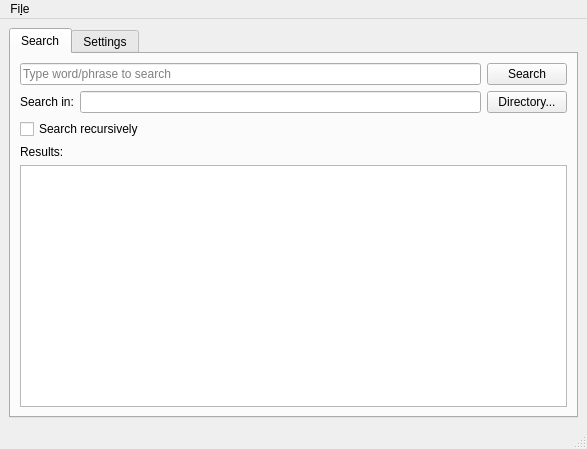
<?xml version="1.0" encoding="UTF-8"?>
<ui version="4.0">
 <class>MainWindow</class>
 <widget class="QMainWindow" name="MainWindow">
  <property name="geometry">
   <rect>
    <x>0</x>
    <y>0</y>
    <width>587</width>
    <height>449</height>
   </rect>
  </property>
  <property name="windowTitle">
   <string>MainWindow</string>
  </property>
  <widget class="QWidget" name="centralwidget">
   <layout class="QHBoxLayout" name="horizontalLayout_2">
    <item>
     <widget class="QTabWidget" name="tabWidget">
      <property name="currentIndex">
       <number>0</number>
      </property>
      <widget class="QWidget" name="tab">
       <attribute name="title">
        <string>Search</string>
       </attribute>
       <layout class="QVBoxLayout" name="verticalLayout">
        <item>
         <layout class="QHBoxLayout" name="horizontalLayout">
          <item>
           <widget class="QLineEdit" name="searchTextLE">
            <property name="placeholderText">
             <string>Type word/phrase to search</string>
            </property>
           </widget>
          </item>
          <item>
           <widget class="QPushButton" name="searchBtn">
            <property name="text">
             <string>Search</string>
            </property>
           </widget>
          </item>
         </layout>
        </item>
        <item>
         <layout class="QHBoxLayout" name="horizontalLayout_3">
          <item>
           <widget class="QLabel" name="label">
            <property name="text">
             <string>Search in:</string>
            </property>
           </widget>
          </item>
          <item>
           <widget class="QLineEdit" name="searchInLE"/>
          </item>
          <item>
           <widget class="QPushButton" name="dirBtn">
            <property name="text">
             <string>Directory...</string>
            </property>
           </widget>
          </item>
         </layout>
        </item>
        <item>
         <widget class="QCheckBox" name="recurseCB">
          <property name="text">
           <string>Search recursively</string>
          </property>
         </widget>
        </item>
        <item>
         <widget class="QLabel" name="label_2">
          <property name="text">
           <string>Results:</string>
          </property>
         </widget>
        </item>
        <item>
         <widget class="QTreeView" name="resultsWidget"/>
        </item>
       </layout>
      </widget>
      <widget class="QWidget" name="tab_2">
       <attribute name="title">
        <string>Settings</string>
       </attribute>
       <widget class="QCheckBox" name="regexCB">
        <property name="geometry">
         <rect>
          <x>10</x>
          <y>20</y>
          <width>88</width>
          <height>22</height>
         </rect>
        </property>
        <property name="text">
         <string>Use RegEx</string>
        </property>
       </widget>
      </widget>
     </widget>
    </item>
   </layout>
  </widget>
  <widget class="QMenuBar" name="menubar">
   <property name="geometry">
    <rect>
     <x>0</x>
     <y>0</y>
     <width>587</width>
     <height>30</height>
    </rect>
   </property>
   <widget class="QMenu" name="menuFile">
    <property name="title">
     <string>Fi&amp;le</string>
    </property>
    <addaction name="actionSettings"/>
    <addaction name="separator"/>
    <addaction name="actionQuit"/>
   </widget>
   <addaction name="menuFile"/>
  </widget>
  <widget class="QStatusBar" name="statusbar"/>
  <action name="actionQuit">
   <property name="text">
    <string>&amp;Quit</string>
   </property>
  </action>
  <action name="actionSettings">
   <property name="text">
    <string>Settings</string>
   </property>
  </action>
 </widget>
 <resources/>
 <connections>
  <connection>
   <sender>actionQuit</sender>
   <signal>triggered()</signal>
   <receiver>MainWindow</receiver>
   <slot>close()</slot>
   <hints>
    <hint type="sourcelabel">
     <x>-1</x>
     <y>-1</y>
    </hint>
    <hint type="destinationlabel">
     <x>146</x>
     <y>66</y>
    </hint>
   </hints>
  </connection>
 </connections>
</ui>
